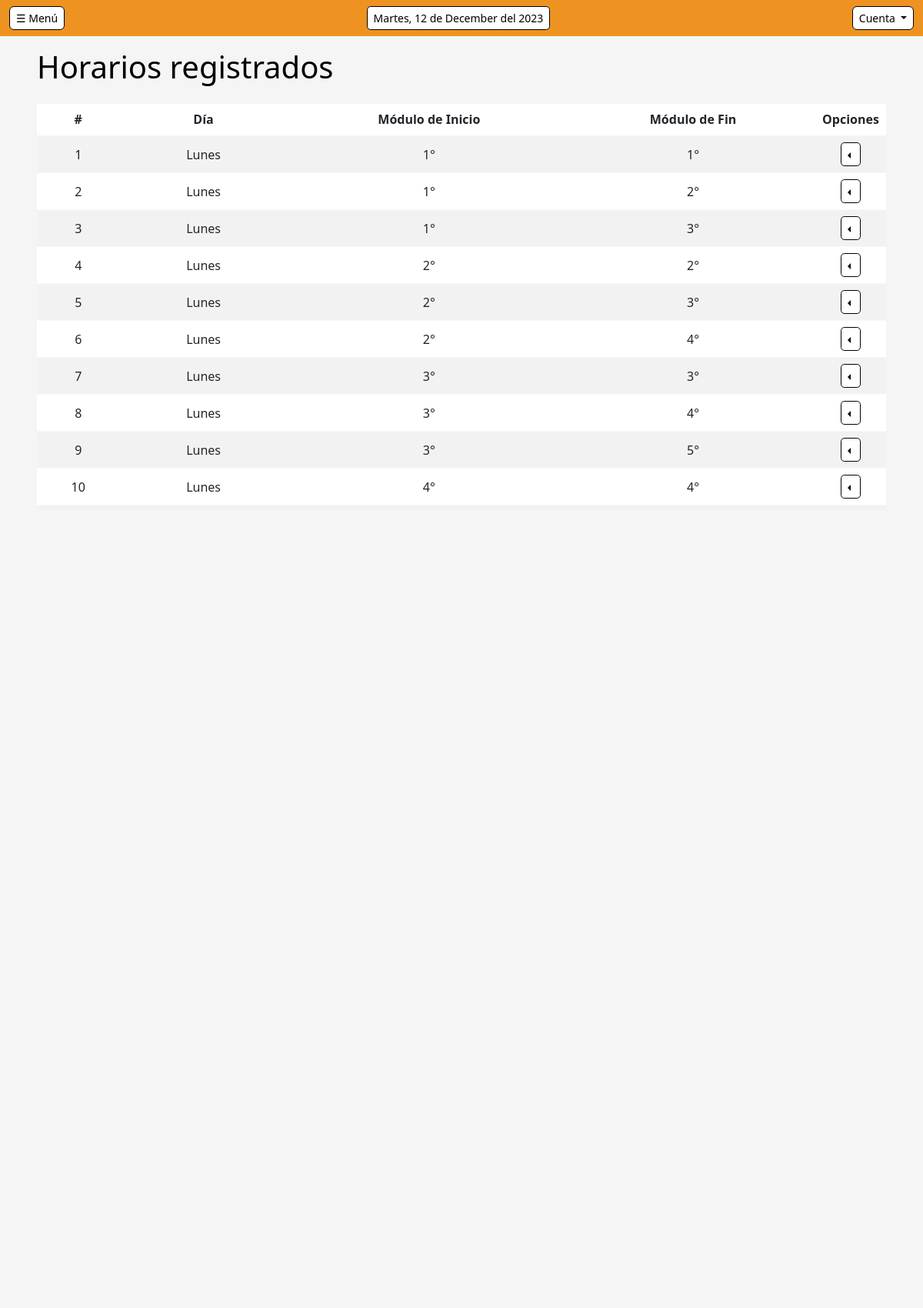
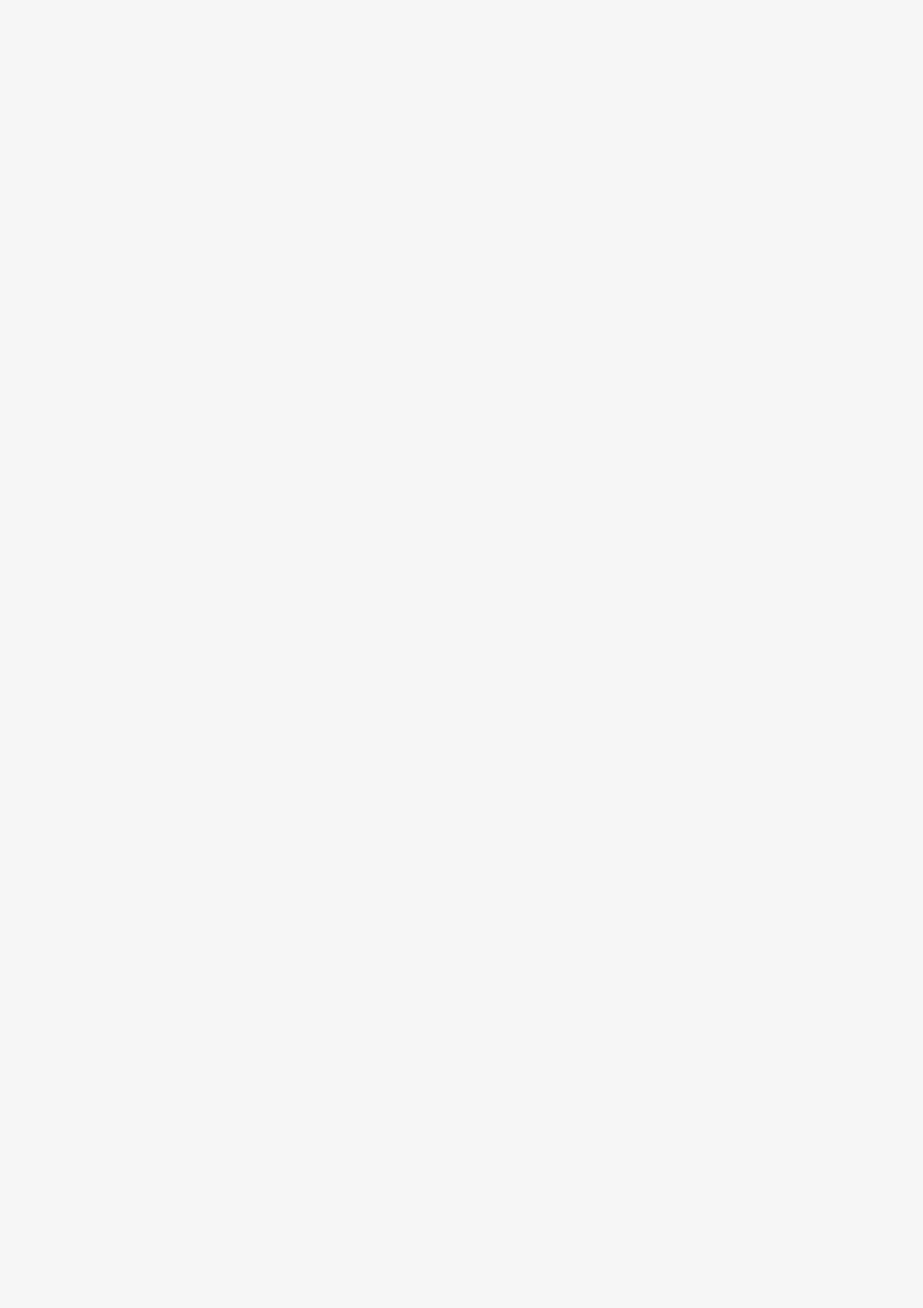
/gestion/Horario/ (signed in, upper part), run on the app's committed database (2 pictures, top to bottom).
### scd/models.py (models this page shows, shortened)
class Horario(models.Model):
    id_hor = models.AutoField(primary_key=True)
    dia = models.CharField(max_length=1, blank=False)
    h_i = models.CharField(max_length=1, blank=False)
    h_f = models.CharField(max_length=1, blank=False)

### scd/views.py (the view)
# urls.py: path('gestion/Horario/', views.gestionHorario, name='gestionHorario'),
@login_required
@user_passes_test(user_has_required_group, login_url='access_denied')
def gestionHorario(request):
    dias_laborales_ordenados = ['L', 'M', 'X', 'J', 'V']
    horarios_ordenados = Horario.objects.order_by(
        Case(
            *[When(dia=dia, then=posicion) for posicion, dia in enumerate(dias_laborales_ordenados)]
        ), 'h_i', 'h_f'
    )
    return render(request, 'Horario/gestionHorario.html', {'horarios': horarios_ordenados})

### accounts/views.py (called while the page is built)
def user_has_required_group(user):
    return user.groups.filter(name='Preceptor').exists() or user.groups.filter(name='Administrador').exists()

### scd/templatetags/custom_filters.py (called while the page is built)
@register.filter(name='has_group')
def has_group(user, group_name):
    return user.groups.filter(name=group_name).exists()

### scd/templates/Horario/gestionHorario.html (shortened to what this page needs)
{% extends "base.html" %}
{% load static %}
{% block body %}
<div class="row">
<div class="">
    <div class="row">
        <div class="col mb-3">
            <h1>Horarios registrados</h1>
        </div>
        <div class="col">
        </div>
    </div>
    <div class="table-responsive">
        <div class="scroll-box">
            <table class="table table-striped">
                <thead>
                     <tr>
                        <th class="col txt-datos">#</th>
                        <th class="col txt-datos">Día</th>
                        <th class="col txt-datos">Módulo de Inicio</th>
                        <th class="col txt-datos">Módulo de Fin</th>
                        <th class="col-1 txt-datos">Opciones</th>
                    </tr>
                </thead>
                <tbody class="table-group-divider border-light">
                    {% for h in horarios %}
                    <tr>
                        <td class="txt-datos txt-centrado">{{forloop.counter}}</td>
                        {% if h.dia == "L" %}
                            <td class="txt-datos txt-centrado">Lunes</td>
                        {% endif %}
                        <td class="txt-datos txt-centrado">{{h.h_i}}°</td>
                        <td class="txt-datos txt-centrado">{{h.h_f}}°</td>
                        <td class="txt-centrado">
                            <div class="btn-group dropstart">
                                <button class="btn btn-primary btn-sm dropdown-toggle" type="button" data-bs-toggle="dropdown" aria-expanded="false"></button>
                            </div>
                        </td>
                    </tr>
                    {% endfor %}
                </tbody>
            </table>
        </div>
    </div>
</div>
{% endblock %}

### scd/static/css/SCD.css (style rules this page uses)
body { min-height: 100vh; background-size: cover; background-position: center; user-select: none; }
th { text-align: center; vertical-align: middle; }
td { vertical-align: middle; }
.scroll-box { max-height: 33rem; overflow-y: auto; }
body { background: whitesmoke; }
thead { background-color: #ee9322; }
h1, h2, h3, h4, h5 { font-family:'Segoe UI'; color: black; }
.txt-datos { font-family:'Segoe UI'; color: black; }
* { scrollbar-width: thin; scrollbar-color: #a76718 #FFFFFF; }

### data on the page
Horario: dia "Lunes", h_i "1", h_f "1"
Horario: dia "Lunes", h_i "1", h_f "2"
Horario: dia "Lunes", h_i "1", h_f "3"
Horario: dia "Lunes", h_i "2", h_f "2"
Horario: dia "Lunes", h_i "2", h_f "3"
Horario: dia "Lunes", h_i "2", h_f "4"
Horario: dia "Lunes", h_i "3", h_f "3"
Horario: dia "Lunes", h_i "3", h_f "4"
Horario: dia "Lunes", h_i "3", h_f "5"
Horario: dia "Lunes", h_i "4", h_f "4"
